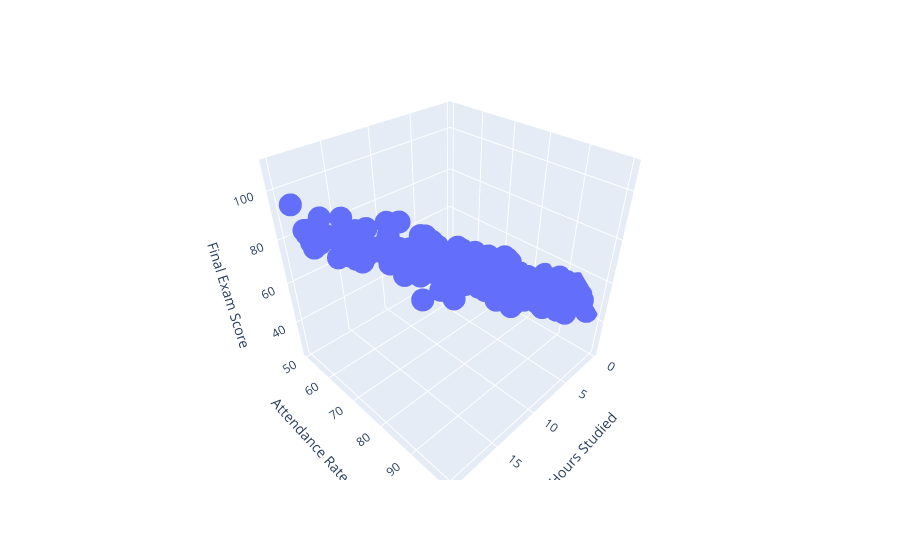

Write notebook code for a chart like this one.
### Code cell
import plotly.express as ex
ex.scatter_3d(data, x = "Hours Studied", y = "Attendance Rate (%)", z = "Final Exam Score")

### Figure 1 — Plotly figure (JSON) as saved in the notebook; plotly's stock layout.template omitted (floating-point values rounded to 4 significant figures; data arrays with more than 128 entries replaced by an {"elided": "..."} marker saying what was removed)
{"data": [{"hovertemplate": "Hours Studied=%{x}<br>Attendance Rate (%)=%{y}<br>Final Exam Score=%{z}<extra></extra>", "legendgroup": "", "marker": {"color": "#636efa", "symbol": "circle"}, "mode": "markers", "name": "", "scene": "scene", "showlegend": false, "type": "scatter3d", "x": {"elided": "250 float values"}, "y": {"elided": "250 float values"}, "z": {"elided": "250 float values"}}], "layout": {"autosize": true, "legend": {"tracegroupgap": 0}, "margin": {"t": 60}, "scene": {"aspectmode": "auto", "aspectratio": {"x": 1, "y": 1, "z": 1}, "domain": {"x": [0, 1], "y": [0, 1]}, "xaxis": {"title": {"text": "Hours Studied"}, "type": "linear"}, "yaxis": {"title": {"text": "Attendance Rate (%)"}, "type": "linear"}, "zaxis": {"title": {"text": "Final Exam Score"}, "type": "linear"}}}}
